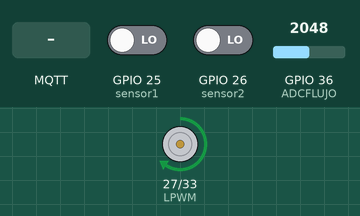
This sketch was run on a simulated ESP32. Shown: motor-driver pin pairs drawn as motors (green arrow = first pin HIGH = forward, orange = second pin HIGH = backward, longer = more drive, scaled by the enable pin). The inputs (shaded band) are chosen by the test bench; at power-on: GPIO 26 (sensor2) LOW, GPIO 25 (sensor1) LOW, GPIO 36 (ADCFLUJO) = 2048. WiFi joins after 1.5 s; servers stay silent unless stated; random numbers use the default seed unless the sketch sets one; no MQTT or app messages arrive unless stated; what the sketch prints to the serial monitor is not drawn.

Above: at 1.8 s.
1.9 s: GPIO 26 (sensor2) driven HIGH
At 3.1 s:
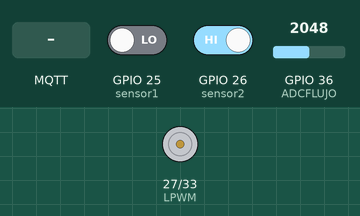
3.4 s: MQTT message "1" arrives on the first subscribed topic
At 4.3 s:
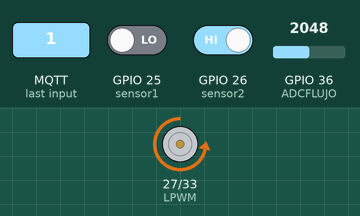
Timing chart, 0 to 6.4 s (numbered marks = the images above; inputs shaded):
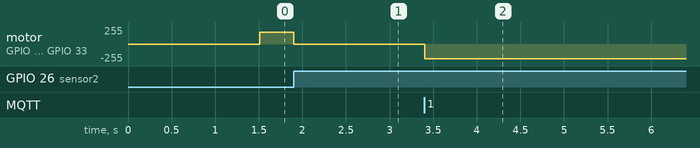

The sketch:

VENTILADOR_CON_MQTT.ino
```cpp
#include <WiFi.h>
#include <PubSubClient.h>
// Replace the next variables with your SSID/Password combination
const char* ssid = "EPI";
const char* password = "ventilador";
// Add your MQTT Broker IP address, example:
//const char* mqtt_server = "192.168.1.144";
const char* mqtt_server = "10.42.0.1";
WiFiClient espClient;
PubSubClient client(espClient);
long lastMsg = 0;
char msg[50];
int value = 0;
String messageTemp;
///////////////////////////////
TaskHandle_t Tarea1;
//////////////////////////////
const int  sensor1=25; // Llave optica 1  //rojo
const int sensor2=26;  // Llave optica 2  //verde
int cont=0;
int EstadoActual=0;
int EstadoAnterior=0;
//////////////////////////////
#define RPWM 33  // Entrada RPWM del driver
#define LPWM 27  // Entrada LPWM del driver
#define PWM 32   // Entrada PWM_Enable del driver
//////////////////////////////
float TI = 0; //tiempo inspiratorio
float TE = 0; //tiempo espiratorio
float TI_aux = 0; //tiempo inspiratorio auxiliar
float TE_aux = 0; //tiempo espiratorio auxiliar
float TP=0; // tiempo de pausa
/////////////////////////////
float contVolumen = 0;
float contVolumen_aux=0;
float aux_cont = 3;
int volumen=0;
////////////////////////////
#define ADCFLUJO   36 //ESP32 pin GIOP3 (ADC0) connected to Venturi
#define ADCPRESION 39 // ESP32 pin GIOP36 (ADC3)
const float ADC_mV = 0.8056640625;       // convesion multiplier from ESP32 ADC value to voltage in mV
const float SensorOffset = 200.0;     // in mV taken from datasheet; 244mv medido con multimetro
const float sensitivity = 4.413;      // in mV/mmH2O taken from datasheet
const float mmh2O_cmH2O = 10;         // divide by this figure to convert mmH2O to cmH2O
const float mmh2O_kpa = 0.00981;      // convesion multiplier from mmH2O to kPa
///////////////////////////////

void setup() {

  Serial.begin(115200); //iniciar puerto serie a 115200 baudios}
  ledcAttachPin(PWM, 0);
  ledcSetup(0, 10000, 8);
  pinMode(sensor1 , INPUT);
  pinMode(sensor2 , INPUT);
  pinMode (RPWM, OUTPUT);
  pinMode (LPWM, OUTPUT);
  xTaskCreatePinnedToCore(
      loop_tarea1, /* Funcion de la tarea1 */
      "Tarea1", /* Nombre de la tarea */
      10000,  /* Tamaño de la pila */
      NULL,  /* Parametros de entrada */
      0,  /* Prioridad de la tarea */
      &Tarea1,  /* objeto TaskHandle_t. */
      0); /* Nucleo donde se correra */

  setup_wifi();
  client.setServer(mqtt_server, 1883);
  client.setCallback(callback);

  while(digitalRead(sensor2)==LOW){
    digitalWrite (LPWM, HIGH);
    digitalWrite (RPWM, LOW);
    ledcWrite(0, 175);
    }
  motor_stop();
}

void setup_wifi() {
  delay(10);
  // We start by connecting to a WiFi network
  Serial.println();
  Serial.print("Connecting to ");
  Serial.println(ssid);

  WiFi.begin(ssid, password);

  while (WiFi.status() != WL_CONNECTED) {
    delay(500);
    Serial.print(".");
  }

  Serial.println("");
  Serial.println("WiFi connected");
  Serial.println("IP address: ");
  Serial.println(WiFi.localIP());
}


void callback(char* topic, byte* message, unsigned int length) {
  Serial.print("Message arrived on topic: ");
  Serial.print(topic);
  Serial.print(". Message: ");


  for (int i = 0; i < length; i++) {
    Serial.print((char)message[i]);
    messageTemp += (char)message[i];
  }
  Serial.println();

  if (String(topic) == "esp32/volumen") {
    Serial.print("VOLUMEN:");
    volumen = messageTemp.toInt();
    Serial.println(volumen);
  }

  if (String(topic) == "esp32/frecuencia") {
    Serial.print("FRECUENCIA:");
    Serial.println(messageTemp);
  }
  messageTemp="0";
}

void reconnect() {
  // Loop until we're reconnected
  while (!client.connected()) {
    Serial.print("Attempting MQTT connection...");
    // Create a random client ID
    String clientId = "ESP8266Client-";
    clientId += String(random(0xffff), HEX);
    // Attempt to connect
    if (client.connect(clientId.c_str())) {
      Serial.println("connected");
      client.subscribe("esp32/volumen");
      client.subscribe("esp32/frecuencia");
            }
     else {
      Serial.print("failed, rc=");
      Serial.print(client.state());
      Serial.println(" try again in 5 seconds");
      // Wait 5 seconds before retrying
      delay(5000);
    }
  }
}


void motor_cw() {
  digitalWrite (LPWM, LOW);
  digitalWrite (RPWM, HIGH);
  ledcWrite(0, 223.14) ;//0-255  //DRIVER - ENABLE  // CODIGO - PWM
  //Serial.println ("MOTOR RUN CW");
}

void motor_ccw() {
  digitalWrite (LPWM, HIGH);
  digitalWrite (RPWM, LOW);
  ledcWrite(0, 223.14);//Chanel  0-255
  //Serial.println ("MOTOR RUN CCW");
}

void motor_stop() {
  digitalWrite (LPWM, LOW);
  digitalWrite (RPWM, LOW);
  ledcWrite(0, 0);// Chanel  0-255
  //Serial.println ("STOP");
}

void lecturaEncoder(){
   EstadoActual=digitalRead(sensor1);
  if (EstadoActual==1 & EstadoAnterior == 0){
      EstadoAnterior = EstadoActual;
      cont ++;
      //Serial.println(cont);
  }
   if (EstadoActual == 0 & EstadoAnterior == 1){
      EstadoAnterior = EstadoActual;
  }
}


void loop_tarea1(void * pvParameters){
  while(1)
  {

    float FLUJO = (analogRead(ADCFLUJO) * ADC_mV - SensorOffset) / sensitivity / mmh2O_cmH2O; // resultado en cmH2O
    Serial.println(FLUJO);
    delay(1000);
  }
}


void loop(){

  if (!client.connected() && digitalRead(sensor2)== HIGH){
      reconnect();
      }
     client.loop();
     long now =millis();
     if(now - lastMsg > 1000){
      lastMsg=now;
      client.publish("esp32/dato","12");
     }
  while(cont != volumen)
   {
    lecturaEncoder();
    motor_cw();
   }
  motor_stop();
  while((digitalRead(sensor2))!=HIGH){
    motor_ccw();
   }
   cont=0;
}
```

Measured:
- after the input at 1.9 s, motor on GPIO 27 (LPWM) / GPIO 33 (RPWM): forward 174/255 → stopped at once
- after the input at 3.4 s, motor on GPIO 27 (LPWM) / GPIO 33 (RPWM): stopped → backward 222/255 at once
